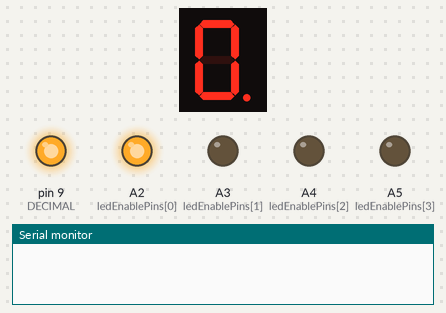
Simulated run of this sketch. Board: Arduino Uno, built with avr-gcc and run on an emulated ATmega328P. Parts: 1-digit seven-segment display, output pins drawn as LEDs (lit = HIGH), the last lines printed to the serial monitor. Wiring (inferred from the names in the program): 1-digit 7-segment display, segments lit when HIGH: segments pin 3, pin 4, pin 5, pin 6, pin 7, pin 8, A1, pin 2. Storage starts empty; the segment pins are drawn as the display they are named for; pins used as bus, display or sensor lines are not drawn. At 31.0 s the program stops and its outputs stay as they are.

Above: at 0.1 s.
At 22.3 s:
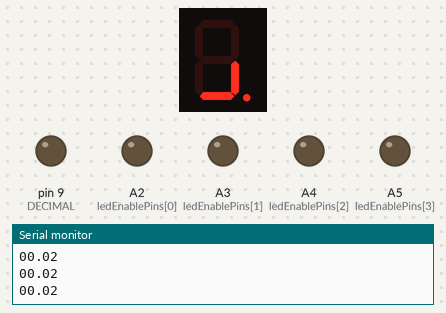
At 23.1 s:
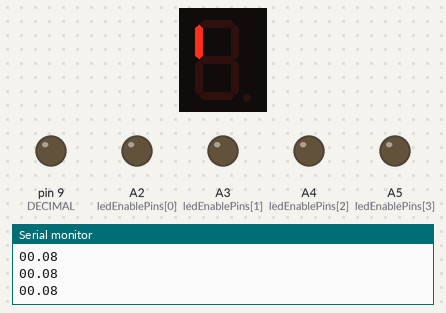
At 26.7 s:
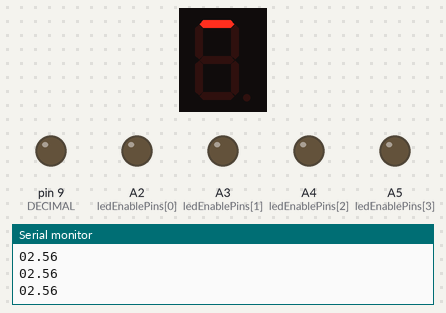
At 28.9 s:
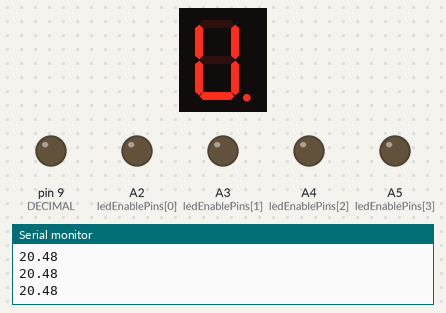
At 30.4 s:
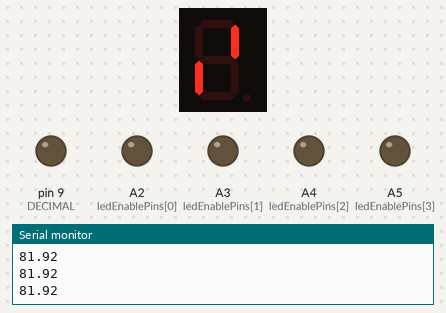
Timing chart, 0 to 31.9 s (numbered marks = the images above):
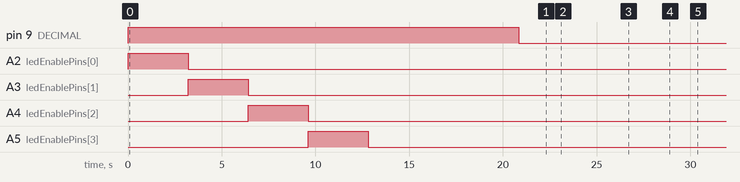

Measured:
- by itself, pin 9 (DECIMAL): LOW → HIGH at 0.00 s, → LOW 20.8 s later
- by itself, A2 (ledEnablePins[0]): LOW → HIGH at 0.02 s, → LOW 3.2 s later
- by itself, A3 (ledEnablePins[1]): LOW → HIGH at 3.2 s, → LOW 3.2 s later
- by itself, A4 (ledEnablePins[2]): LOW → HIGH at 6.4 s, → LOW 3.2 s later
- by itself, A5 (ledEnablePins[3]): LOW → HIGH at 9.6 s, → LOW 3.2 s later
- what the display in image 1 shows lasts 0.7 s, from 22.3 s to 23.0 s
- what the display in image 3 shows lasts 0.8 s, from 26.6 s to 27.4 s

The sketch:

LEDdigits.ino
```cpp
/*! @file
 *  \brief This file implements the main software for the BME201 project.
 *
 *  \mainpage BME 201
 *
 *  \author Victoria Trantow
 *  \date 3/10/18
 *
 * \section intro_sec Introduction
 *
 * This is the introduction.
 *
 * \section install_sec Installation
 *
 * \subsection step1 Step 1: Opening the box
 *
 * \section operation_sec Theory of operation
 *
 * read in an ADC value, convert that ADC value to voltage and then temperature*,
 * display that temperature on the LCD display, record the temperature (approximately
 * every 1/3 sec) onto an SD card, and either turn the heating element on or off
 * based on the temperature.
 */
#include <SD.h>

File myFile; //!< The name of the variable that references the file you wish to save to
uint32_t last_sd_time; //!< Keeps track of millis() for saving to file.
const uint16_t digitOnTime = 25; //!< Time in microseconds to turn the LED digit on.
/*
 * Pins for SD. The SD library assigns and initializes DI, DO, SCK.
 */
const uint8_t CS = 10; //!< Output pin for SD Chip Select(CS).
//const uint8_t DI = 11; //!< Pin connected to the SD Data In(DI).
//const uint8_t DO = 12; //!< Pin connected to the SD Data Out(DO).
//const uint8_t SCK = 13;//!< Pin connected to the SD System Clock(SCK).
 /*
  *   Pins for 7 segment display.
  */
/*
 * Leave pins 0, 1 for Rx,Tx serial communications.
 */
const uint8_t segA = 2;  //!< Output pin connected to segment A of the 7 seg display.
const uint8_t segB = 3;
const uint8_t segC = 4;
const uint8_t segD = 5;
const uint8_t segE = 6;
const uint8_t segF = 7;
const uint8_t segG = 8;
const uint8_t DECIMAL = 9;
const uint8_t ledEnablePins[4] = {A2, A3, A4, A5}; //!< Output pins to power each LED digit.

const uint8_t heatelement = A1; //!< Output pin connected to the heater.

const uint8_t aIn = A0; //!< Analog input pin connected to the temperature sensor.

/*
*  Function prototypes: new functions either need to be defined or declared using a prototype before using them.
*  I am putting function prototypes at the beginning before loop and main, and they will be called upon during the loop()
*/
void return_digits_to_display(double somenumber, uint8_t mydigits[4]);
void displayDigit(uint8_t digit);
void displayNumber(double value);

void testdisplayDigit(void);

/*!
 * \brief Returns the four digits to display.
 *
 * \param [in] somenumber: floating point number to convert into digits.
 * \param [out] mydigits: array of four digits to represent the double. */
void return_digits_to_display(double somenumber, uint8_t mydigits[4]){
     /* example for proof of concept: 84.65
     since the array is of integers, reassigning double values to int will just
     eliminate the digits after the decimal place. I'm using this and some basic
     algebra to my advantage to separate the double into 4 separate digits.*/
  if ((100.00 > somenumber) && (0.00 <= somenumber)) {
    mydigits[0] = somenumber/10; //8.465 --> 8
    mydigits[1] = (somenumber - mydigits[0]*10); // 84.65 - 80, 4
    mydigits[2] = (somenumber - (mydigits[0]*10 + mydigits[1]))*10; //84.65-84, *10, 6
    mydigits[3] = (somenumber + 0.005 - (mydigits[0]*10 + mydigits[1] + mydigits[2]*.1))*100; //84.65 - 84.6, *100, 5
    //to verify:
    Serial.print(mydigits[0]);
    Serial.print(mydigits[1]);
    Serial.print(".");
    Serial.print(mydigits[2]);
    Serial.println(mydigits[3]);
  }else{
    Serial.println("return_digits_to_display() invalid input.");
    mydigits[0] = 0;
    mydigits[1] = 0;
    mydigits[2] = 0;
    mydigits[3] = 0;
  }
}

/*!
 * \brief Takes a single unsigned integer digit and displays it on the LCD.
 *
 * Low corresponds with being on, high with off for this.
 * \param [in] digit The value to display on the LCD.
 * \param [in] decimalPoint true if the decimal point should be displayed to the right of this digit.
 */
void displayDigit(uint8_t digit, bool decimalPoint){

  if (decimalPoint) {
    digitalWrite(DECIMAL, LOW); //turns on the decimal place
  }

  //switch works so that if digit is equal to the case, that case will proceed.
  switch(digit){
   case 0:   //To display 0, we turn on all segments except for segment G
      digitalWrite(segA, LOW);
      digitalWrite(segB, LOW);
      digitalWrite(segC, LOW);
      digitalWrite(segD, LOW);
      digitalWrite(segE, LOW);
      digitalWrite(segF, LOW);
      digitalWrite(segG, HIGH);
      break;
  case 1:
      digitalWrite(segA, HIGH);
      digitalWrite(segB, HIGH);
      digitalWrite(segC, HIGH);
      digitalWrite(segD, HIGH);
      digitalWrite(segE, LOW);
      digitalWrite(segF, LOW);
      digitalWrite(segG, HIGH);
      break;
  case 2:
      digitalWrite(segA, LOW);
      digitalWrite(segB, LOW);
      digitalWrite(segC, HIGH);
      digitalWrite(segD, LOW);
      digitalWrite(segE, LOW);
      digitalWrite(segF, HIGH);
      digitalWrite(segG, LOW);
      break;
  case 3:
      digitalWrite(segA, LOW);
      digitalWrite(segB, LOW);
      digitalWrite(segC, LOW);
      digitalWrite(segD, LOW);
      digitalWrite(segE, HIGH);
      digitalWrite(segF, HIGH);
      digitalWrite(segG, LOW);
      break;
  case 4:
      digitalWrite(segA, HIGH);
      digitalWrite(segB, LOW);
      digitalWrite(segC, LOW);
      digitalWrite(segD, HIGH);
      digitalWrite(segE, HIGH);
      digitalWrite(segF, LOW);
      digitalWrite(segG, LOW);
      break;
  case 5:
      digitalWrite(segA, LOW);
      digitalWrite(segB, HIGH);
      digitalWrite(segC, LOW);
      digitalWrite(segD, LOW);
      digitalWrite(segE, HIGH);
      digitalWrite(segF, LOW);
      digitalWrite(segG, LOW);
      break;
  case 6:
      digitalWrite(segA, LOW);
      digitalWrite(segB, HIGH);
      digitalWrite(segC, LOW);
      digitalWrite(segD, LOW);
      digitalWrite(segE, LOW);
      digitalWrite(segF, LOW);
      digitalWrite(segG, LOW);
      break;
   case 7:
      digitalWrite(segA, LOW);
      digitalWrite(segB, LOW);
      digitalWrite(segC, LOW);
      digitalWrite(segD, HIGH);
      digitalWrite(segE, HIGH);
      digitalWrite(segF, HIGH);
      digitalWrite(segG, HIGH);
      break;
  case 8:
      digitalWrite(segA, LOW);
      digitalWrite(segB, LOW);
      digitalWrite(segC, LOW);
      digitalWrite(segD, LOW);
      digitalWrite(segE, LOW);
      digitalWrite(segF, LOW);
      digitalWrite(segG, LOW);
      break;
  case 9:
      digitalWrite(segA, LOW);
      digitalWrite(segB, LOW);
      digitalWrite(segC, LOW);
      digitalWrite(segD, LOW);
      digitalWrite(segE, HIGH);
      digitalWrite(segF, LOW);
      digitalWrite(segG, LOW);
      break;
  default:
    Serial.println("displayDigit() invalid digit.");
    Serial.println(digit);
    break;
  }
}

/*!
 * This takes a double, and refers to return_digits_to_display() function,
 *  in order to change this double into an integer array. Then, it steps
 *  through a for loop, at values 0,1,2,3. It's set up so that each [0 1 2 3]
 *  will correspond to a digit of the physical display, and it also corresponds
 *  to that index in the int array of the double. So, the digit will be displayed
 *  in the correct place, and in between each loop all the places get turned off.
 *  This function gets called in the main loop, rapidly, so the number will
 *  appear to constantly be displayed.
 *  \param [in] value Number to convert to four digits and display.
*/
void displayNumber(double value) {
  uint8_t d;
  uint8_t mydigits[4];
  /* Convert the floating point value into four digits.*/
  return_digits_to_display(value, mydigits);
   /* Paint each digit*/
  for(d = 0; d <4; d++) {
    //Turn on a single digit.
    if (1 == d) {
      displayDigit(mydigits[d], true ); //Turn on the correct segments for this digit.
    }else {
      displayDigit(mydigits[d], false ); // No decimal point after this digit.
    }
    digitalWrite(ledEnablePins[d], HIGH);
    delayMicroseconds(digitOnTime); //Display this digit.
    digitalWrite(ledEnablePins[d], LOW); //Turn off the digit.
  } // for (each LED digit)
}

/*!
 * \brief Arduino setup initialization function.
 */
void setup() {
    uint8_t d;

    Serial.begin(9600);

    for (d=0; d<4; d++) {
      pinMode(ledEnablePins[d], OUTPUT);
      digitalWrite(ledEnablePins[d], LOW); // Don't power any of the LEDs.
    }
    pinMode(segA, OUTPUT);
    pinMode(segB, OUTPUT);
    pinMode(segC, OUTPUT);
    pinMode(segD, OUTPUT);
    pinMode(segE, OUTPUT);
    pinMode(segF, OUTPUT);
    pinMode(segG, OUTPUT);
    pinMode(DECIMAL, OUTPUT);
    /*
     * Initialize all the seqgments to off.
     */
    digitalWrite(segA, HIGH);
    digitalWrite(segB, HIGH);
    digitalWrite(segC, HIGH);
    digitalWrite(segD, HIGH);
    digitalWrite(segE, HIGH);
    digitalWrite(segF, HIGH);
    digitalWrite(segG, HIGH);
    digitalWrite(DECIMAL, HIGH);

    SD.begin(CS); // Initializes CS pin for SD card writing. Library intializes (DI, SO, SCK).

    pinMode(heatelement, OUTPUT);

    last_sd_time = millis();

    testdisplaySegment();
    testdisplayDigit();
    testdisplayNumber();

    for (;;);
}

/*!
 * \brief Arduino standard sketch loop.
*/
void loop() {
  double display_me; // Initialize value to display in main loop. Eventually this should be the realtime temperature
  float sensorValue = analogRead(aIn);  // read the input on analog pin 0:
  float voltagereading = sensorValue*5/1024;

  Serial.println(voltagereading);   // print out the value to serial port:
  //equation to take voltagereading to temp
  double temp = voltagereading; //change when we get equation

  display_me = temp;
  displayNumber(display_me); //keeps looping through to display the current temperature.

  const double lowtemp = 35.0;            // Low and hightemp limits are not changed so declare them as const.
  const double hightemp = 39.0;

  if (300 <= (millis() - last_sd_time))
  {
    myFile = SD.open("test.txt", FILE_WRITE); //opens up a file on the SD named test.txt for writing
    myFile.println(temp); //prints to the file
    myFile.close(); //closes the file
    last_sd_time = millis();
  }

  if(temp<lowtemp)
  {
    digitalWrite(heatelement,HIGH);
  }
  else if(temp>hightemp)
  {
    digitalWrite(heatelement,LOW);
  }
}
```

unitTests.ino
```cpp
/*!
 * \file unitTests.ino
 *
 * \brief This file implements simple unit tests.
 *
 * These functions are in a separate file because they probably won't be used once the hardware and software are working.
 */

/*!
 *  Increment display from 0.000 to 100.000
 */
void testdisplayNumber(void) {
  uint8_t i;
  uint8_t d;
  float f;

  for (d=0; d<14; d++) {
    f = (float)(1UL<<d); // 2^d power.
    f = f/100.0; // Get two decimal places.

    if (f > 100.00) {
      f = 99.99;
    }
    for (i=0;i<100;i++) {
      displayNumber(f);
    }
  }
}

/*!
 * Tests each digit individually.
 */
void testdisplayDigit(void) {
  uint8_t n; // Number to display.
  uint8_t d; // LED to use.
  uint8_t i; // Number of times to repeat each number. Easier to see.

  for (d=0; d<4; d++) {
    for (n=0; n<10; n++) {
      for (i=0;i<10;i++) {
        digitalWrite(ledEnablePins[d], HIGH);
        displayDigit(n, false);
        delayMicroseconds(digitOnTime);
        digitalWrite(ledEnablePins[d], LOW);
        delay(20);
      }
    }
  }
}

/*
 * Tests each segment individually.
 * Good wiring test.
 */
void testdisplaySegment(void) {
  uint8_t d; // LED to use.

  for (d=0; d<4; d++) {

      digitalWrite(ledEnablePins[d], HIGH);

      digitalWrite(segA, LOW);
      delayMicroseconds(digitOnTime);
      digitalWrite(segA, HIGH);
      delay(400);

      digitalWrite(segB, LOW);
      delayMicroseconds(digitOnTime);
      digitalWrite(segB, HIGH);
      delay(400);

      digitalWrite(segC, LOW);
      delayMicroseconds(digitOnTime);
      digitalWrite(segC, HIGH);
      delay(400);

      digitalWrite(segD, LOW);
      delayMicroseconds(digitOnTime);
      digitalWrite(segD, HIGH);
      delay(400);

      digitalWrite(segE, LOW);
      delayMicroseconds(digitOnTime);
      digitalWrite(segE, HIGH);
      delay(400);

      digitalWrite(segF, LOW);
      delayMicroseconds(digitOnTime);
      digitalWrite(segF, HIGH);
      delay(400);

      digitalWrite(segG, LOW);
      delayMicroseconds(digitOnTime);
      digitalWrite(segG, HIGH);
      delay(400);

      digitalWrite(DECIMAL, LOW);
      delayMicroseconds(digitOnTime);
      digitalWrite(DECIMAL, HIGH);
      delay(400);

     digitalWrite(ledEnablePins[d], LOW);
  }
}
```
